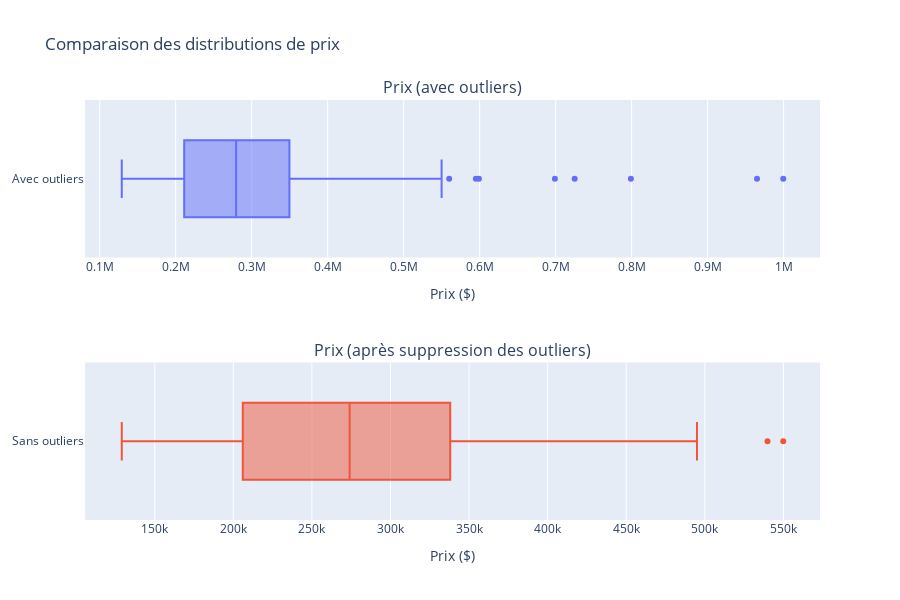

Notebook cell for this chart:
### Code cell
from plotly.subplots import make_subplots
import plotly.graph_objects as go

# Create subplots vertically
fig = make_subplots(rows=2, cols=1,
                    subplot_titles=("Prix (avec outliers)",
                                  "Prix (après suppression des outliers)"))

# Add box plots
fig.add_trace(
    go.Box(x=pandas_data["price"], name="Avec outliers"),
    row=1, col=1
)

fig.add_trace(
    go.Box(x=df_filtered["price"], name="Sans outliers"),
    row=2, col=1
)

# Update layout
fig.update_layout(
    title_text="Comparaison des distributions de prix",
    showlegend=False,
    height=600,  # Increased height for better vertical display
    xaxis_title="Prix ($)",
    xaxis2_title="Prix ($)"
)

fig.show()

### Figure 1 — Plotly figure (JSON) as saved in the notebook; plotly's stock layout.template omitted (floating-point values rounded to 4 significant figures)
{"data": [{"name": "Avec outliers", "type": "box", "x": [275000, 147000, 164900, 199000, 229000, 345000, 250000, 175000, 349000, 229000, 195000, 193000, 279000, 219000, 209000, 169000, 374999, 189000, 205000, 249900, 259000, 374900, 224900, 199000, 299000, 389000, 159000, 339000, 274000, 199000, 209900, 199500, 325000, 595000, 224900, 549900, 365000, 129000, 195000, 249900, 179000, 249900, 259900, 289900, 374900, 215000, 287000, 299000, 310000, 475000, 965000, 725000, 559900, 369000, 539900, 250000, 275000, 399000, 289900, 325000, 182000, 219000, 349900, 349000, 799000, 199000, 599000, 265000, 324900, 279500, 219000, 224900, 174900, 319900, 325000, 285000, 999500, 495000, 390000, 349000, 349000, 295000, 699000, 335000, 299999, 365000, 199999], "xaxis": "x", "yaxis": "y"}, {"name": "Sans outliers", "type": "box", "x": [275000, 147000, 164900, 199000, 229000, 345000, 250000, 175000, 349000, 229000, 195000, 193000, 279000, 219000, 209000, 169000, 374999, 189000, 205000, 249900, 259000, 374900, 224900, 199000, 299000, 389000, 159000, 339000, 274000, 199000, 209900, 199500, 325000, 224900, 549900, 365000, 129000, 195000, 249900, 179000, 249900, 259900, 289900, 374900, 215000, 287000, 299000, 310000, 475000, 369000, 539900, 250000, 275000, 399000, 289900, 325000, 182000, 219000, 349900, 349000, 199000, 265000, 324900, 279500, 219000, 224900, 174900, 319900, 325000, 285000, 495000, 390000, 349000, 349000, 295000, 335000, 299999, 365000, 199999], "xaxis": "x2", "yaxis": "y2"}], "layout": {"annotations": [{"font": {"size": 16}, "showarrow": false, "text": "Prix (avec outliers)", "x": 0.5, "xanchor": "center", "xref": "paper", "y": 1, "yanchor": "bottom", "yref": "paper"}, {"font": {"size": 16}, "showarrow": false, "text": "Prix (après suppression des outliers)", "x": 0.5, "xanchor": "center", "xref": "paper", "y": 0.375, "yanchor": "bottom", "yref": "paper"}], "height": 600, "showlegend": false, "title": {"text": "Comparaison des distributions de prix"}, "xaxis": {"anchor": "y", "domain": [0, 1], "title": {"text": "Prix ($)"}}, "xaxis2": {"anchor": "y2", "domain": [0, 1], "title": {"text": "Prix ($)"}}, "yaxis": {"anchor": "x", "domain": [0.625, 1]}, "yaxis2": {"anchor": "x2", "domain": [0, 0.375]}}}
